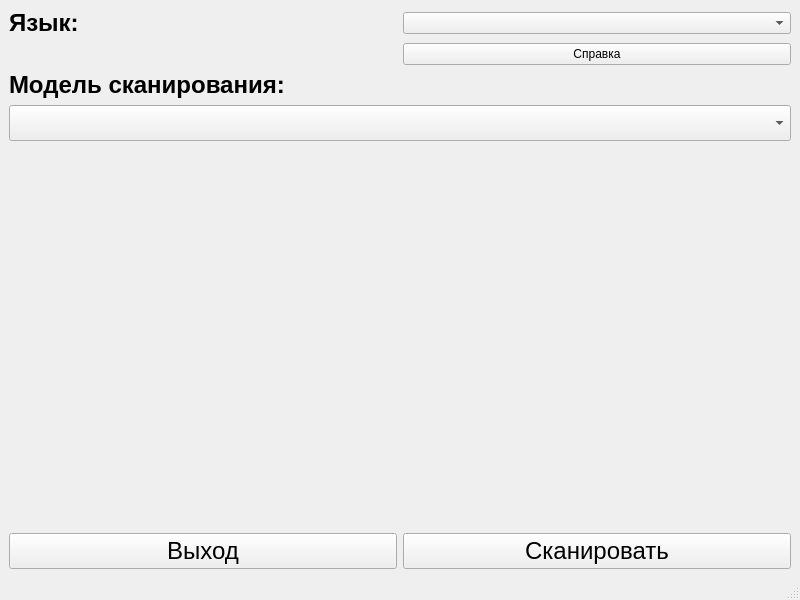
<?xml version="1.0" encoding="UTF-8"?>
<ui version="4.0">
 <class>MainWindow</class>
 <widget class="QMainWindow" name="MainWindow">
  <property name="geometry">
   <rect>
    <x>0</x>
    <y>0</y>
    <width>800</width>
    <height>600</height>
   </rect>
  </property>
  <property name="sizePolicy">
   <sizepolicy hsizetype="Maximum" vsizetype="Maximum">
    <horstretch>0</horstretch>
    <verstretch>0</verstretch>
   </sizepolicy>
  </property>
  <property name="minimumSize">
   <size>
    <width>800</width>
    <height>600</height>
   </size>
  </property>
  <property name="windowTitle">
   <string>Настройка окна</string>
  </property>
  <widget class="QWidget" name="centralwidget">
   <layout class="QGridLayout" name="gridLayout_2">
    <item row="0" column="0">
     <layout class="QGridLayout" name="gridLayout">
      <item row="2" column="0">
       <widget class="QLabel" name="label_2">
        <property name="font">
         <font>
          <pointsize>18</pointsize>
          <weight>75</weight>
          <bold>true</bold>
         </font>
        </property>
        <property name="text">
         <string>Модель сканирования:</string>
        </property>
        <property name="alignment">
         <set>Qt::AlignLeading|Qt::AlignLeft|Qt::AlignVCenter</set>
        </property>
       </widget>
      </item>
      <item row="5" column="0" colspan="2">
       <spacer name="verticalSpacer">
        <property name="font">
         <font>
          <pointsize>18</pointsize>
         </font>
        </property>
        <property name="orientation">
         <enum>Qt::Vertical</enum>
        </property>
        <property name="sizeType">
         <enum>QSizePolicy::Expanding</enum>
        </property>
        <property name="sizeHint" stdset="0">
         <size>
          <width>20</width>
          <height>40</height>
         </size>
        </property>
       </spacer>
      </item>
      <item row="0" column="1">
       <widget class="QComboBox" name="languageComboBox"/>
      </item>
      <item row="6" column="0">
       <widget class="QPushButton" name="exitButton">
        <property name="font">
         <font>
          <pointsize>18</pointsize>
         </font>
        </property>
        <property name="text">
         <string>Выход</string>
        </property>
       </widget>
      </item>
      <item row="6" column="1">
       <widget class="QPushButton" name="scanButton">
        <property name="font">
         <font>
          <pointsize>18</pointsize>
         </font>
        </property>
        <property name="text">
         <string>Сканировать</string>
        </property>
       </widget>
      </item>
      <item row="4" column="0" colspan="2">
       <widget class="QComboBox" name="algComboBox">
        <property name="font">
         <font>
          <pointsize>18</pointsize>
         </font>
        </property>
        <property name="placeholderText">
         <string>Выбрать модель...</string>
        </property>
       </widget>
      </item>
      <item row="0" column="0">
       <widget class="QLabel" name="label">
        <property name="font">
         <font>
          <pointsize>18</pointsize>
          <weight>75</weight>
          <bold>true</bold>
         </font>
        </property>
        <property name="text">
         <string>Язык:</string>
        </property>
       </widget>
      </item>
      <item row="1" column="1">
       <widget class="QPushButton" name="infoButton">
        <property name="text">
         <string>Справка</string>
        </property>
       </widget>
      </item>
     </layout>
    </item>
   </layout>
  </widget>
  <widget class="QMenuBar" name="menubar">
   <property name="geometry">
    <rect>
     <x>0</x>
     <y>0</y>
     <width>800</width>
     <height>21</height>
    </rect>
   </property>
  </widget>
  <widget class="QStatusBar" name="statusbar"/>
 </widget>
 <resources/>
 <connections/>
</ui>
